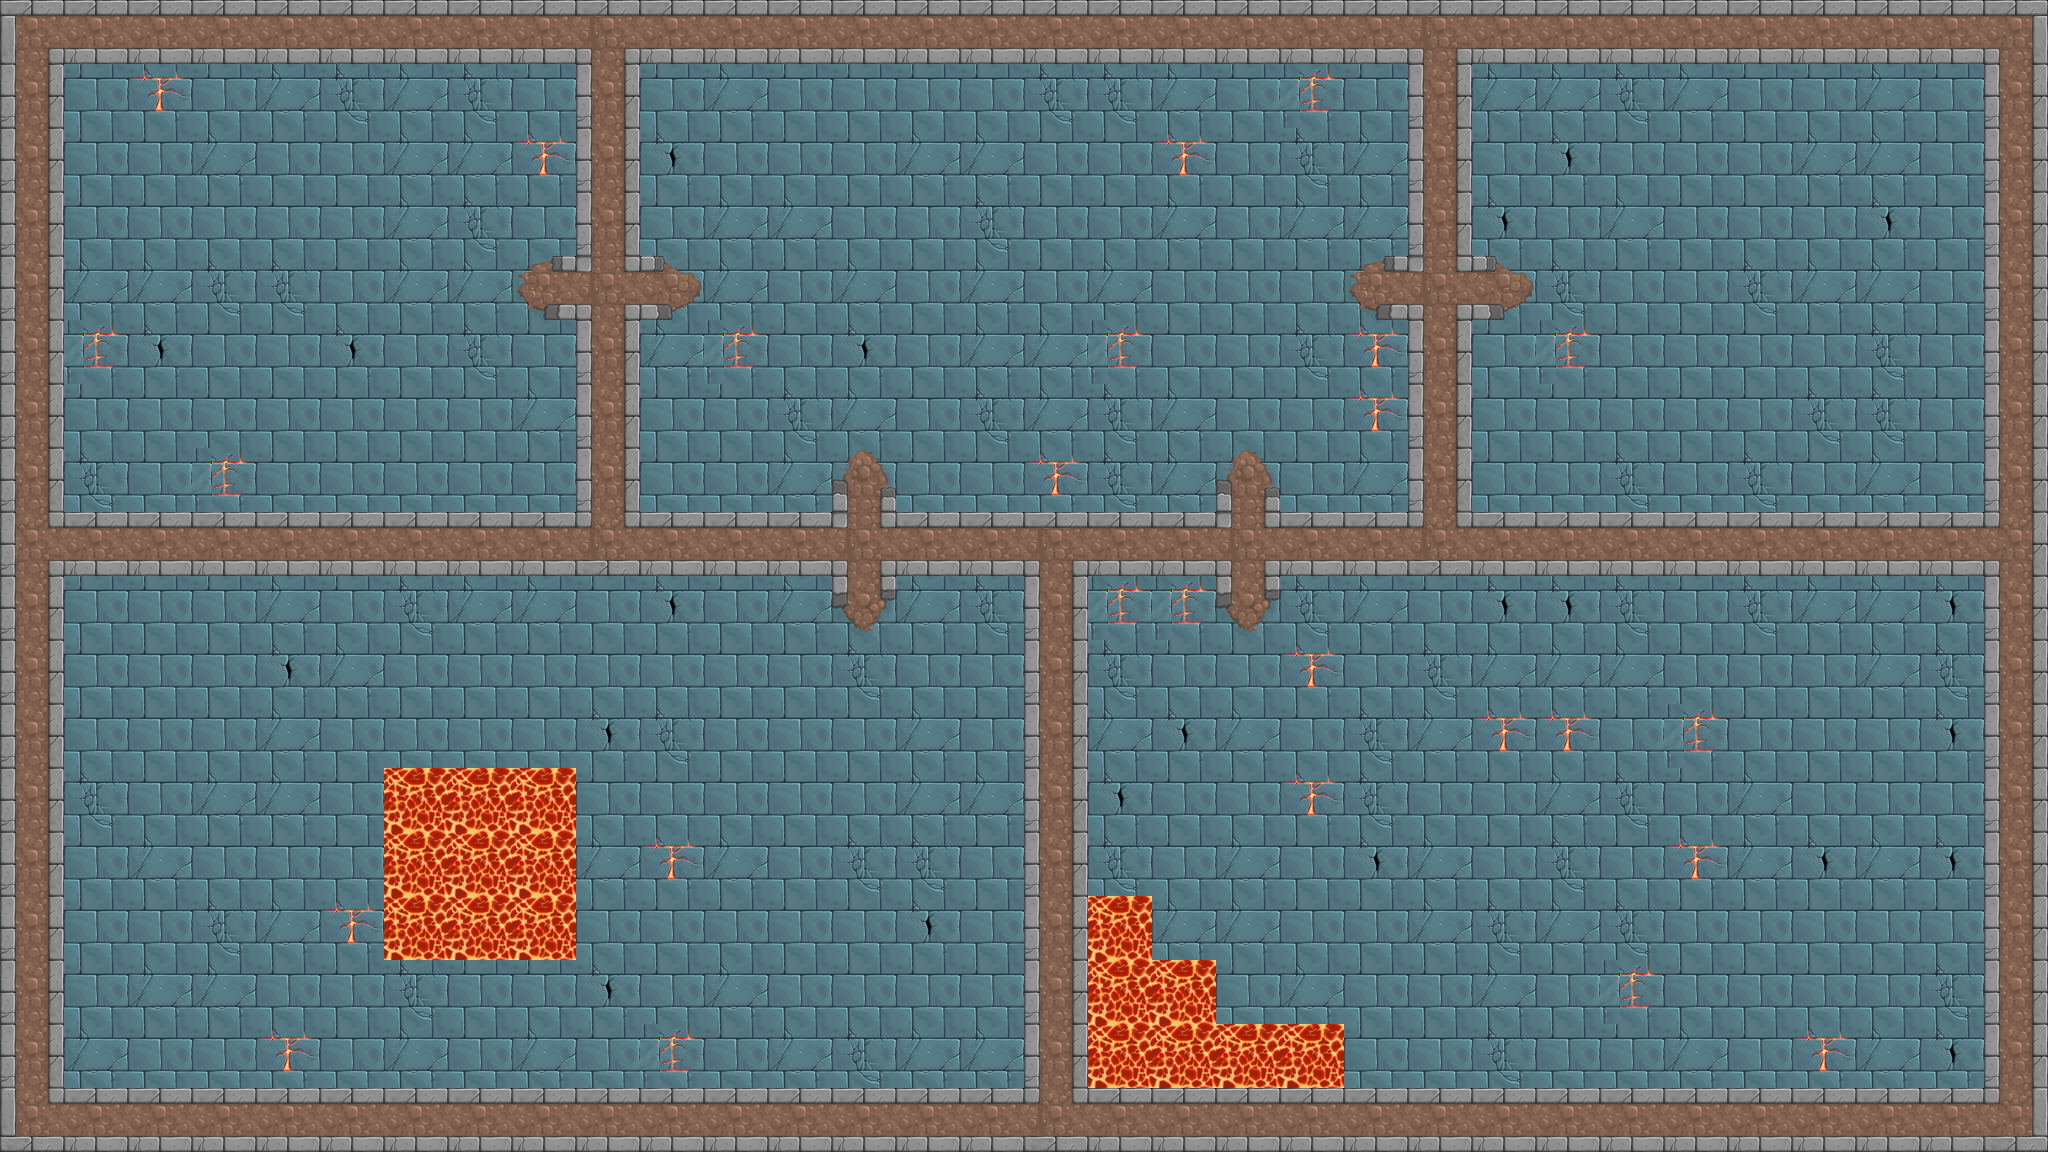

Rendered tile map (Tiled .tmx) drawn with the repository's tilesets; below, a short description and the map source with its tile grids summarised:
An orthogonal 32x18 tile map with 64x64 px tiles, 1 tile layer (Kachelebene 1).

<map version="1.0" orientation="orthogonal" renderorder="right-down" width="32" height="18" tilewidth="64" tileheight="64" nextobjectid="1">
 <tileset firstgid="1" name="dungeonTiles" tilewidth="64" tileheight="64" tilecount="25" columns="5">
  <image source="dungeonTiles.png" width="320" height="320" />
  <tile id="0">
   <properties>
    <property name="blocked" value="true" />
   </properties>
  </tile>
  <tile id="1">
   <properties>
    <property name="blocked" value="true" />
   </properties>
  </tile>
  <tile id="2">
   <properties>
    <property name="blocked" value="true" />
   </properties>
  </tile>
  <tile id="3">
   <properties>
    <property name="blocked" value="true" />
   </properties>
  </tile>
  <tile id="4">
   <properties>
    <property name="blocked" value="true" />
   </properties>
  </tile>
  <tile id="5">
   <properties>
    <property name="blocked" value="true" />
   </properties>
  </tile>
  <tile id="6">
   <properties>
    <property name="blocked" value="true" />
   </properties>
  </tile>
  <tile id="7">
   <properties>
    <property name="blocked" value="true" />
   </properties>
  </tile>
  <tile id="8">
   <properties>
    <property name="blocked" value="true" />
   </properties>
  </tile>
  <tile id="9">
   <properties>
    <property name="blocked" value="true" />
   </properties>
  </tile>
  <tile id="16" probability="0.1" />
  <tile id="17" probability="0.2" />
  <tile id="20" probability="0.4" />
  <tile id="21" probability="0.05" />
  <tile id="22" probability="0.2" />
  <tile id="23" probability="0.05" />
  <tile id="24">
   <properties>
    <property name="blocked" value="true" />
   </properties>
  </tile>
 </tileset>
 <layer name="Kachelebene 1" width="32" height="18">
  <data>[576 cells, 576 non-empty, 22 distinct tile ids]</data>
 </layer>
</map>